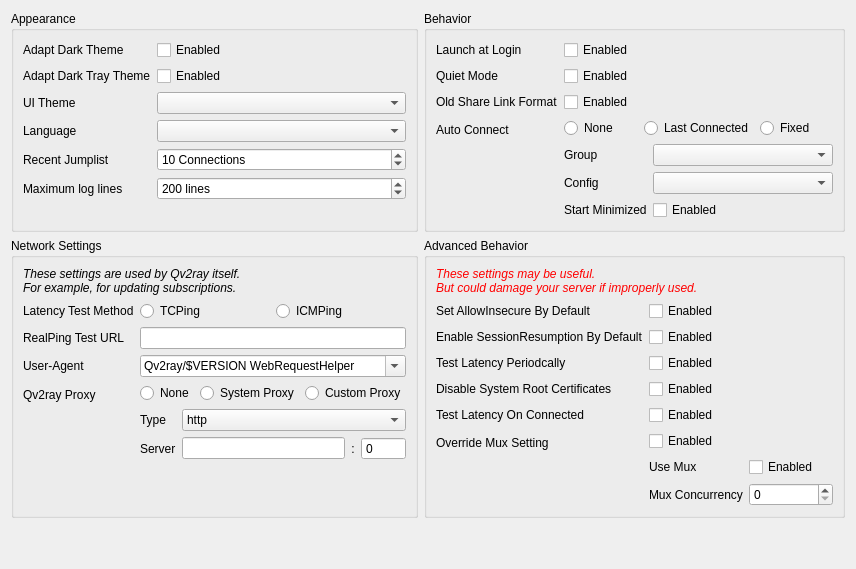
     <widget class="QWidget" name="generalSettingsPage">
      <attribute name="title">
       <string>General Settings</string>
      </attribute>
      <layout class="QVBoxLayout" name="verticalLayout_3">
       <item>
        <layout class="QGridLayout" name="gridLayout_3" columnstretch="1,1">
         <item row="0" column="0">
          <widget class="QGroupBox" name="groupBox_4">
           <property name="title">
            <string>Appearance</string>
           </property>
           <layout class="QFormLayout" name="formLayout_12">
            <item row="0" column="0">
             <widget class="QLabel" name="darkThemeLabel">
              <property name="text">
               <string>Adapt Dark Theme</string>
              </property>
              <property name="textFormat">
               <enum>Qt::PlainText</enum>
              </property>
             </widget>
            </item>
            <item row="0" column="1">
             <widget class="QCheckBox" name="darkThemeCB">
              <property name="text">
               <string>Enabled</string>
              </property>
             </widget>
            </item>
            <item row="1" column="0">
             <widget class="QLabel" name="label_36">
              <property name="text">
               <string>Adapt Dark Tray Theme</string>
              </property>
              <property name="textFormat">
               <enum>Qt::PlainText</enum>
              </property>
             </widget>
            </item>
            <item row="1" column="1">
             <widget class="QCheckBox" name="darkTrayCB">
              <property name="text">
               <string>Enabled</string>
              </property>
             </widget>
            </item>
            <item row="2" column="0">
             <widget class="QLabel" name="label_35">
              <property name="text">
               <string>UI Theme</string>
              </property>
              <property name="textFormat">
               <enum>Qt::PlainText</enum>
              </property>
             </widget>
            </item>
            <item row="2" column="1">
             <widget class="QComboBox" name="themeCombo">
              <property name="minimumSize">
               <size>
                <width>200</width>
                <height>0</height>
               </size>
              </property>
             </widget>
            </item>
            <item row="3" column="0">
             <widget class="QLabel" name="label_6">
              <property name="text">
               <string>Language</string>
              </property>
              <property name="textFormat">
               <enum>Qt::PlainText</enum>
              </property>
             </widget>
            </item>
            <item row="3" column="1">
             <widget class="QComboBox" name="languageComboBox">
              <property name="sizePolicy">
               <sizepolicy hsizetype="Preferred" vsizetype="Fixed">
                <horstretch>0</horstretch>
                <verstretch>0</verstretch>
               </sizepolicy>
              </property>
              <property name="minimumSize">
               <size>
                <width>100</width>
                <height>0</height>
               </size>
              </property>
             </widget>
            </item>
            <item row="4" column="0">
             <widget class="QLabel" name="label_55">
              <property name="text">
               <string>Recent Jumplist</string>
              </property>
              <property name="textFormat">
               <enum>Qt::PlainText</enum>
              </property>
             </widget>
            </item>
            <item row="4" column="1">
             <widget class="QSpinBox" name="jumpListCountSB">
              <property name="suffix">
               <string> Connections</string>
              </property>
              <property name="minimum">
               <number>3</number>
              </property>
              <property name="maximum">
               <number>30</number>
              </property>
              <property name="value">
               <number>10</number>
              </property>
             </widget>
            </item>
            <item row="5" column="0">
             <widget class="QLabel" name="label_48">
              <property name="text">
               <string>Maximum log lines</string>
              </property>
              <property name="textFormat">
               <enum>Qt::PlainText</enum>
              </property>
             </widget>
            </item>
            <item row="5" column="1">
             <widget class="QSpinBox" name="maxLogLinesSB">
              <property name="sizePolicy">
               <sizepolicy hsizetype="MinimumExpanding" vsizetype="Fixed">
                <horstretch>0</horstretch>
                <verstretch>0</verstretch>
               </sizepolicy>
              </property>
              <property name="accelerated">
               <bool>true</bool>
              </property>
              <property name="suffix">
               <string> lines</string>
              </property>
              <property name="minimum">
               <number>10</number>
              </property>
              <property name="maximum">
               <number>9999</number>
              </property>
              <property name="value">
               <number>200</number>
              </property>
             </widget>
            </item>
           </layout>
          </widget>
         </item>
         <item row="0" column="1">
          <widget class="QGroupBox" name="groupBox9">
           <property name="title">
            <string>Behavior</string>
           </property>
           <layout class="QFormLayout" name="formLayout_9">
            <item row="0" column="0">
             <widget class="QLabel" name="label_5">
              <property name="text">
               <string>Launch at Login</string>
              </property>
              <property name="textFormat">
               <enum>Qt::PlainText</enum>
              </property>
             </widget>
            </item>
            <item row="0" column="1">
             <widget class="QCheckBox" name="startWithLoginCB">
              <property name="text">
               <string>Enabled</string>
              </property>
             </widget>
            </item>
            <item row="1" column="0">
             <widget class="QLabel" name="label_86">
              <property name="text">
               <string>Quiet Mode</string>
              </property>
              <property name="textFormat">
               <enum>Qt::PlainText</enum>
              </property>
             </widget>
            </item>
            <item row="1" column="1">
             <widget class="QCheckBox" name="quietModeCB">
              <property name="text">
               <string>Enabled</string>
              </property>
             </widget>
            </item>
            <item row="2" column="0">
             <widget class="QLabel" name="label_38">
              <property name="text">
               <string>Old Share Link Format</string>
              </property>
             </widget>
            </item>
            <item row="2" column="1">
             <widget class="QCheckBox" name="useOldShareLinkFormatCB">
              <property name="text">
               <string>Enabled</string>
              </property>
             </widget>
            </item>
            <item row="3" column="0">
             <widget class="QLabel" name="label_19">
              <property name="text">
               <string>Auto Connect</string>
              </property>
              <property name="textFormat">
               <enum>Qt::PlainText</enum>
              </property>
             </widget>
            </item>
            <item row="3" column="1">
             <layout class="QFormLayout" name="formLayout_16">
              <item row="2" column="1">
               <widget class="QComboBox" name="autoStartConnCombo"/>
              </item>
              <item row="2" column="0">
               <widget class="QLabel" name="label_61">
                <property name="text">
                 <string>Config</string>
                </property>
                <property name="textFormat">
                 <enum>Qt::PlainText</enum>
                </property>
               </widget>
              </item>
              <item row="1" column="1">
               <widget class="QComboBox" name="autoStartSubsCombo">
                <property name="minimumSize">
                 <size>
                  <width>180</width>
                  <height>0</height>
                 </size>
                </property>
               </widget>
              </item>
              <item row="1" column="0">
               <widget class="QLabel" name="label_60">
                <property name="text">
                 <string>Group</string>
                </property>
                <property name="textFormat">
                 <enum>Qt::PlainText</enum>
                </property>
               </widget>
              </item>
              <item row="0" column="0" colspan="2">
               <layout class="QHBoxLayout" name="horizontalLayout_4">
                <item>
                 <widget class="QRadioButton" name="noAutoConnectRB">
                  <property name="text">
                   <string>None</string>
                  </property>
                 </widget>
                </item>
                <item>
                 <widget class="QRadioButton" name="lastConnectedRB">
                  <property name="text">
                   <string>Last Connected</string>
                  </property>
                 </widget>
                </item>
                <item>
                 <widget class="QRadioButton" name="fixedAutoConnectRB">
                  <property name="text">
                   <string>Fixed</string>
                  </property>
                 </widget>
                </item>
               </layout>
              </item>
              <item row="3" column="0">
               <widget class="QLabel" name="label_45">
                <property name="text">
                 <string>Start Minimized</string>
                </property>
               </widget>
              </item>
              <item row="3" column="1">
               <widget class="QCheckBox" name="startMinimizedCB">
                <property name="text">
                 <string>Enabled</string>
                </property>
               </widget>
              </item>
             </layout>
            </item>
           </layout>
          </widget>
         </item>
         <item row="1" column="0">
          <widget class="QGroupBox" name="groupBox3">
           <property name="title">
            <string>Network Settings</string>
           </property>
           <layout class="QFormLayout" name="formLayout_13">
            <item row="0" column="0" colspan="2">
             <widget class="QLabel" name="label_89">
              <property name="font">
               <font>
                <italic>true</italic>
               </font>
              </property>
              <property name="text">
               <string>These settings are used by Qv2ray itself.
For example, for updating subscriptions.</string>
              </property>
              <property name="textFormat">
               <enum>Qt::PlainText</enum>
              </property>
             </widget>
            </item>
            <item row="3" column="0">
             <widget class="QLabel" name="label_67">
              <property name="text">
               <string>User-Agent</string>
              </property>
              <property name="textFormat">
               <enum>Qt::PlainText</enum>
              </property>
             </widget>
            </item>
            <item row="3" column="1">
             <widget class="QComboBox" name="qvNetworkUATxt">
              <property name="sizePolicy">
               <sizepolicy hsizetype="Ignored" vsizetype="Fixed">
                <horstretch>0</horstretch>
                <verstretch>0</verstretch>
               </sizepolicy>
              </property>
              <property name="editable">
               <bool>true</bool>
              </property>
              <property name="text" stdset="0">
               <string notr="true">Qv2ray/$VERSION WebRequestHelper</string>
              </property>
              <item>
               <property name="text">
                <string notr="true">Qv2ray/$VERSION WebRequestHelper</string>
               </property>
              </item>
              <item>
               <property name="text">
                <string notr="true">Mozilla/5.0 (X11; Linux x86_64; rv:77.0) Gecko/20100101 Firefox/77.0</string>
               </property>
              </item>
              <item>
               <property name="text">
                <string notr="true"/>
               </property>
              </item>
             </widget>
            </item>
            <item row="1" column="0">
             <widget class="QLabel" name="label_34">
              <property name="text">
               <string>Latency Test Method</string>
              </property>
              <property name="textFormat">
               <enum>Qt::PlainText</enum>
              </property>
             </widget>
            </item>
            <item row="1" column="1">
             <layout class="QHBoxLayout" name="horizontalLayout_10">
              <item>
               <widget class="QRadioButton" name="latencyTCPingRB">
                <property name="text">
                 <string>TCPing</string>
                </property>
                <property name="autoExclusive">
                 <bool>false</bool>
                </property>
               </widget>
              </item>
              <item>
               <widget class="QRadioButton" name="latencyICMPingRB">
                <property name="text">
                 <string>ICMPing</string>
                </property>
                <property name="autoExclusive">
                 <bool>false</bool>
                </property>
               </widget>
              </item>
             </layout>
            </item>
            <item row="4" column="0">
             <widget class="QLabel" name="label_71">
              <property name="text">
               <string>Qv2ray Proxy</string>
              </property>
              <property name="textFormat">
               <enum>Qt::PlainText</enum>
              </property>
             </widget>
            </item>
            <item row="4" column="1">
             <layout class="QFormLayout" name="formLayout_3">
              <item row="0" column="0" colspan="2">
               <layout class="QHBoxLayout" name="horizontalLayout_9">
                <item>
                 <widget class="QRadioButton" name="qvProxyNoProxy">
                  <property name="text">
                   <string>None</string>
                  </property>
                  <property name="autoExclusive">
                   <bool>false</bool>
                  </property>
                 </widget>
                </item>
                <item>
                 <widget class="QRadioButton" name="qvProxySystemProxy">
                  <property name="text">
                   <string>System Proxy</string>
                  </property>
                  <property name="autoExclusive">
                   <bool>false</bool>
                  </property>
                 </widget>
                </item>
                <item>
                 <widget class="QRadioButton" name="qvProxyCustomProxy">
                  <property name="text">
                   <string>Custom Proxy</string>
                  </property>
                  <property name="autoExclusive">
                   <bool>false</bool>
                  </property>
                 </widget>
                </item>
               </layout>
              </item>
              <item row="1" column="0">
               <widget class="QLabel" name="label_33">
                <property name="text">
                 <string>Type</string>
                </property>
                <property name="textFormat">
                 <enum>Qt::PlainText</enum>
                </property>
               </widget>
              </item>
              <item row="1" column="1">
               <widget class="QComboBox" name="qvProxyTypeCombo">
                <item>
                 <property name="text">
                  <string notr="true">http</string>
                 </property>
                </item>
                <item>
                 <property name="text">
                  <string notr="true">socks</string>
                 </property>
                </item>
               </widget>
              </item>
              <item row="2" column="0">
               <widget class="QLabel" name="label_32">
                <property name="text">
                 <string>Server</string>
                </property>
                <property name="textFormat">
                 <enum>Qt::PlainText</enum>
                </property>
               </widget>
              </item>
              <item row="2" column="1">
               <layout class="QHBoxLayout" name="horizontalLayout_2">
                <item>
                 <widget class="QLineEdit" name="qvProxyAddressTxt"/>
                </item>
                <item>
                 <widget class="QLabel" name="label_74">
                  <property name="text">
                   <string>:</string>
                  </property>
                  <property name="alignment">
                   <set>Qt::AlignCenter</set>
                  </property>
                 </widget>
                </item>
                <item>
                 <widget class="QSpinBox" name="qvProxyPortCB">
                  <property name="buttonSymbols">
                   <enum>QAbstractSpinBox::NoButtons</enum>
                  </property>
                  <property name="minimum">
                   <number>0</number>
                  </property>
                  <property name="maximum">
                   <number>65535</number>
                  </property>
                 </widget>
                </item>
               </layout>
              </item>
             </layout>
            </item>
            <item row="2" column="0">
             <widget class="QLabel" name="label_40">
              <property name="text">
               <string>RealPing Test URL</string>
              </property>
             </widget>
            </item>
            <item row="2" column="1">
             <widget class="QLineEdit" name="latencyRealPingTestURLTxt">
              <property name="text">
               <string/>
              </property>
             </widget>
            </item>
           </layout>
          </widget>
         </item>
         <item row="1" column="1">
          <widget class="QGroupBox" name="groupBox_8">
           <property name="title">
            <string>Advanced Behavior</string>
           </property>
           <layout class="QFormLayout" name="formLayout_5">
            <item row="1" column="0">
             <widget class="QLabel" name="label_82">
              <property name="text">
               <string>Set AllowInsecure By Default</string>
              </property>
              <property name="textFormat">
               <enum>Qt::PlainText</enum>
              </property>
             </widget>
            </item>
            <item row="1" column="1">
             <widget class="QCheckBox" name="setAllowInsecureCB">
              <property name="toolTip">
               <string>Enable &quot;AllowInsecure&quot; settings for all connections when importing.
This could resolve the certificate issues, but also could let one performing TLS MITM attack.</string>
              </property>
              <property name="text">
               <string>Enabled</string>
              </property>
             </widget>
            </item>
            <item row="3" column="0">
             <widget class="QLabel" name="label_83">
              <property name="text">
               <string>Test Latency Periodcally</string>
              </property>
              <property name="textFormat">
               <enum>Qt::PlainText</enum>
              </property>
             </widget>
            </item>
            <item row="3" column="1">
             <widget class="QCheckBox" name="setTestLatenctCB">
              <property name="toolTip">
               <string>Run TCPing or ICMPing periodcally after connecting to a server.
Qv2ray will give a more accurate latency value if Enabled, but makes it easy to fingerprint the connection.</string>
              </property>
              <property name="text">
               <string>Enabled</string>
              </property>
             </widget>
            </item>
            <item row="0" column="0" colspan="2">
             <widget class="QLabel" name="label_84">
              <property name="font">
               <font>
                <weight>50</weight>
                <italic>true</italic>
                <bold>false</bold>
               </font>
              </property>
              <property name="styleSheet">
               <string notr="true">color: red;</string>
              </property>
              <property name="text">
               <string>These settings may be useful.
But could damage your server if improperly used.</string>
              </property>
              <property name="textFormat">
               <enum>Qt::PlainText</enum>
              </property>
             </widget>
            </item>
            <item row="2" column="0">
             <widget class="QLabel" name="label_85">
              <property name="text">
               <string>Enable SessionResumption By Default</string>
              </property>
              <property name="textFormat">
               <enum>Qt::PlainText</enum>
              </property>
             </widget>
            </item>
            <item row="2" column="1">
             <widget class="QCheckBox" name="setSessionResumptionCB">
              <property name="text">
               <string>Enabled</string>
              </property>
             </widget>
            </item>
            <item row="4" column="0">
             <widget class="QLabel" name="label_7">
              <property name="text">
               <string>Disable System Root Certificates</string>
              </property>
             </widget>
            </item>
            <item row="4" column="1">
             <widget class="QCheckBox" name="disableSystemRootCB">
              <property name="text">
               <string>Enabled</string>
              </property>
             </widget>
            </item>
            <item row="5" column="0">
             <widget class="QLabel" name="label_44">
              <property name="text">
               <string>Test Latency On Connected</string>
              </property>
             </widget>
            </item>
            <item row="5" column="1">
             <widget class="QCheckBox" name="setTestLatenctOnConnectedCB">
              <property name="text">
               <string>Enabled</string>
              </property>
             </widget>
            </item>
            <item row="6" column="0">
             <widget class="QLabel" name="label_47">
              <property name="text">
               <string>Override Mux Setting</string>
              </property>
             </widget>
            </item>
            <item row="6" column="1">
             <layout class="QFormLayout" name="formLayout_14">
              <item row="0" column="0">
               <widget class="QCheckBox" name="muxConfigOverrideCB">
                <property name="text">
                 <string>Enabled</string>
                </property>
               </widget>
              </item>
              <item row="1" column="0">
               <widget class="QLabel" name="label_66">
                <property name="text">
                 <string>Use Mux</string>
                </property>
               </widget>
              </item>
              <item row="1" column="1">
               <widget class="QCheckBox" name="overrideMuxEnabledCB">
                <property name="text">
                 <string>Enabled</string>
                </property>
               </widget>
              </item>
              <item row="2" column="0">
               <widget class="QLabel" name="label_91">
                <property name="text">
                 <string>Mux Concurrency</string>
                </property>
               </widget>
              </item>
              <item row="2" column="1">
               <widget class="QSpinBox" name="overrideMuxConcurrencyBox"/>
              </item>
             </layout>
            </item>
           </layout>
          </widget>
         </item>
        </layout>
       </item>
       <item>
        <spacer name="verticalSpacer">
         <property name="orientation">
          <enum>Qt::Vertical</enum>
         </property>
         <property name="sizeHint" stdset="0">
          <size>
           <width>20</width>
           <height>40</height>
          </size>
         </property>
        </spacer>
       </item>
      </layout>
     </widget>
